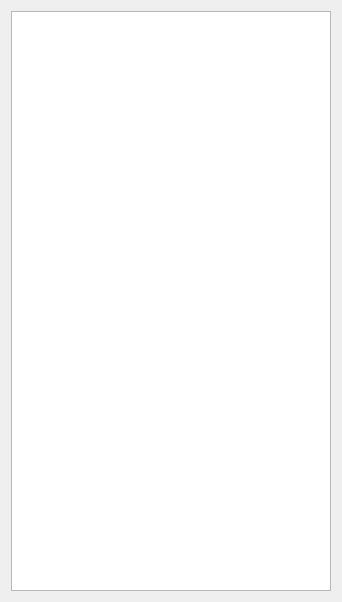
<?xml version="1.0" encoding="UTF-8"?>
<ui version="4.0">
 <class>DialogAccount_Setting</class>
 <widget class="QDialog" name="DialogAccount_Setting">
  <property name="geometry">
   <rect>
    <x>0</x>
    <y>0</y>
    <width>342</width>
    <height>602</height>
   </rect>
  </property>
  <property name="windowTitle">
   <string>账户分类设置</string>
  </property>
  <layout class="QVBoxLayout" name="verticalLayout">
   <item>
    <widget class="QTreeView" name="AccountSettingTree">
     <property name="editTriggers">
      <set>QAbstractItemView::NoEditTriggers</set>
     </property>
    </widget>
   </item>
  </layout>
 </widget>
 <resources/>
 <connections/>
</ui>
